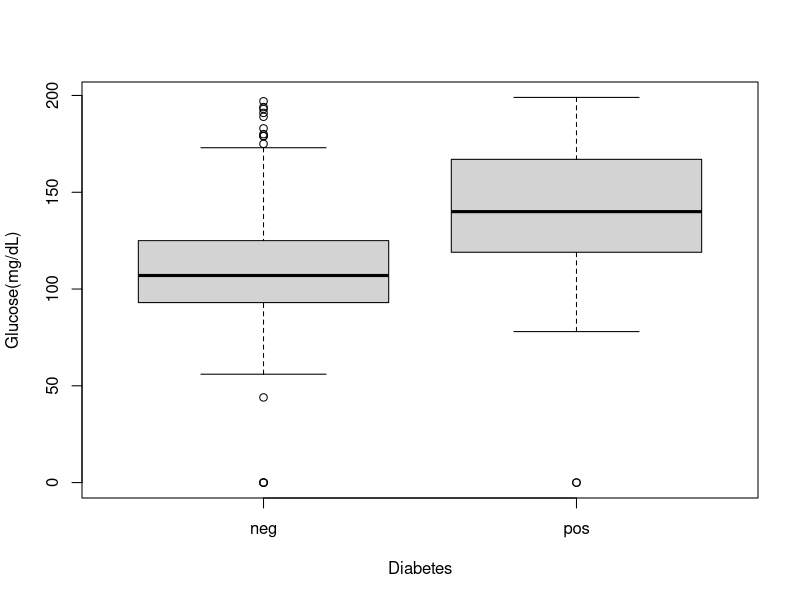

Reproduce this figure in R.
# Install packages if not already installed
install.packages("mlbench")
install.packages("dplyr")
install.packages("ggplot2")
install.packages("caret")
# Load libraries
library(mlbench)
library(dplyr)
library(ggplot2)
library(caret)
# Load dataset
data(PimaIndiansDiabetes)
df <- PimaIndiansDiabetes
# Quick look
head(df)
str(df)
summary(df)
levels(PimaIndiansDiabetes$diabetes)
table(df$diabetes)
prop.table(table(df$diabetes))
View(df)
# Plot 
plot(x=df$diabetes,y=df$glucose,fill=df$diabetes,xlab="Diabetes",ylab="Glucose(mg/dL)")
